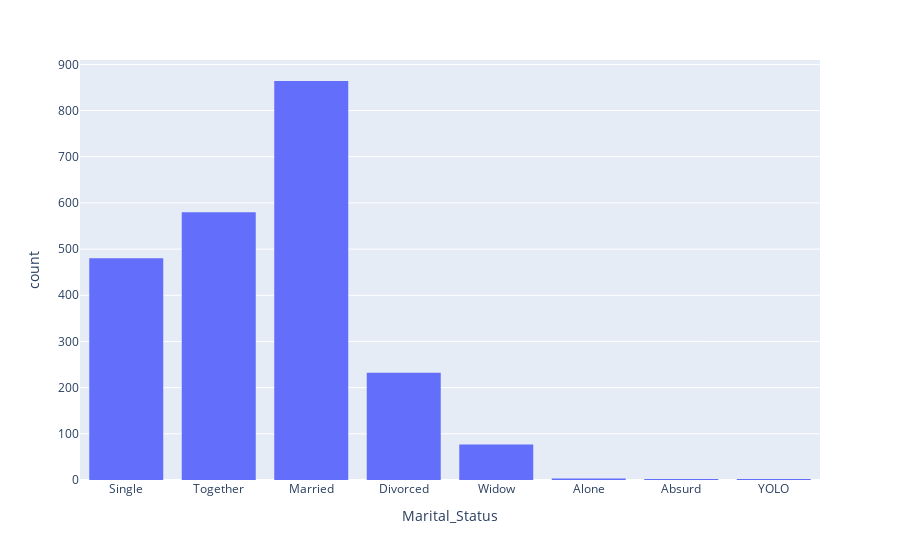

This figure's notebook cell:
### Code cell
fig = px.histogram(df_clean, x='Marital_Status')
fig

### Figure 1 — Plotly figure (JSON) as saved in the notebook; plotly's stock layout.template omitted (floating-point values rounded to 4 significant figures; data arrays with more than 128 entries replaced by an {"elided": "..."} marker saying what was removed)
{"data": [{"alignmentgroup": "True", "bingroup": "x", "hovertemplate": "Marital_Status=%{x}<br>count=%{y}<extra></extra>", "legendgroup": "", "marker": {"color": "#636efa"}, "name": "", "offsetgroup": "", "orientation": "v", "showlegend": false, "type": "histogram", "x": {"elided": "2240 str values"}, "xaxis": "x", "yaxis": "y"}], "layout": {"barmode": "relative", "legend": {"tracegroupgap": 0}, "margin": {"t": 60}, "xaxis": {"anchor": "y", "domain": [0, 1], "title": {"text": "Marital_Status"}}, "yaxis": {"anchor": "x", "domain": [0, 1], "title": {"text": "count"}}}}
